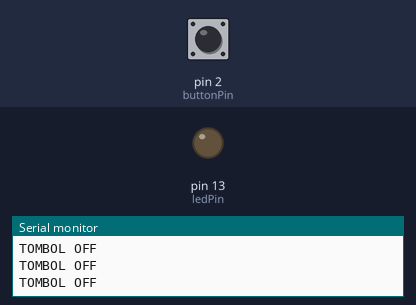
Recording of a sketch running on a simulated Arduino Uno, built with avr-gcc and run on an emulated ATmega328P. Parts: output pins drawn as LEDs (lit = HIGH), the last lines printed to the serial monitor. Dashed ring = blinking. Inputs (shaded band) come from the test bench; at power-on: pin 2 (buttonPin) LOW.

Above: at 1.2 s.
1.3 s: pin 2 (buttonPin) pulled HIGH for 1 s
At 1.8 s:
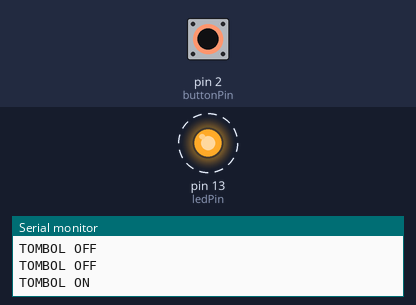
4.3 s: pin 2 (buttonPin) pulled HIGH for 0.15 s
At 4.4 s:
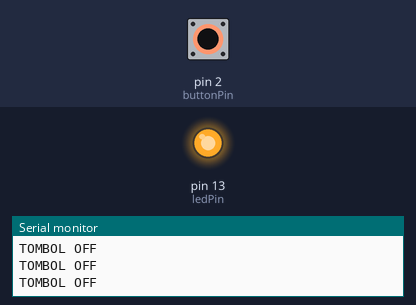
7.4 s: pin 2 (buttonPin) pulsed HIGH 2 times (0.12 s each, 0.3 s apart)
At 8.9 s:
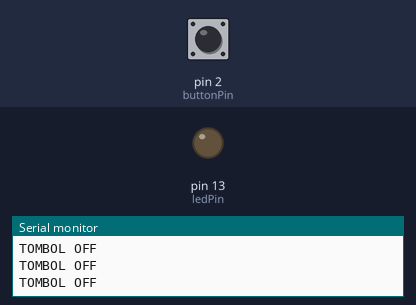
11.0 s: pin 2 (buttonPin) pulled HIGH for 3.2 s
At 11.1 s:
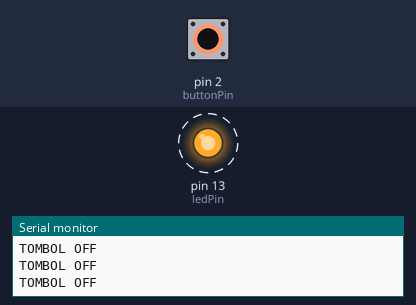
17.2 s: pin 2 (buttonPin) pulsed HIGH 5 times (0.12 s each, 0.3 s apart)
At 19.3 s:
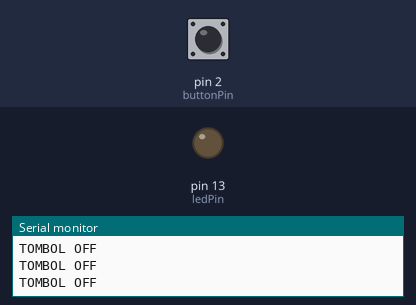
Timing chart, 0 to 20.8 s (numbered marks = the images above; inputs shaded):
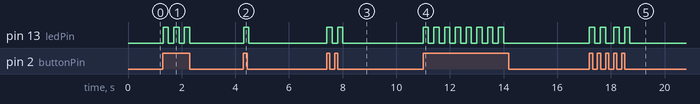

The sketch:

ButtonLED1.ino
```cpp
int buttonPin = 2;
int ledPin =  13;

int buttonState = 0;

void setup() {
  Serial.begin(9600);
  pinMode(ledPin, OUTPUT);
  pinMode(buttonPin, INPUT);
}

void loop() {
  buttonState = digitalRead(buttonPin);

  if (buttonState == HIGH)
  {
    digitalWrite(ledPin, HIGH);
    delay(200);
    digitalWrite(ledPin, LOW);
    delay(200);
    Serial.println("TOMBOL ON");
  }
  else
  {
    digitalWrite(ledPin, LOW);
    Serial.println("TOMBOL OFF");
  }
}
```

Measured:
- after the input at 1.3 s, pin 13 (ledPin): alternates HIGH for 0.20 s and LOW for 0.20 s, 6 changes in all, then stays LOW, starting at once
- after the input at 4.3 s, pin 13 (ledPin): LOW → HIGH at once, → LOW 0.20 s later
- after the input at 7.4 s, pin 13 (ledPin): alternates HIGH for 0.20 s and LOW for 0.20 s, 4 changes in all, then stays LOW, starting at once
- after the input at 11.0 s, pin 13 (ledPin): alternates HIGH for 0.20 s and LOW for 0.20 s, 16 changes in all, then stays LOW, starting at once
- after the input at 17.2 s, pin 13 (ledPin): LOW → HIGH at once, → LOW 0.20 s later, → HIGH 0.20 s later, → LOW 0.20 s later, … (8 changes in this stretch)
